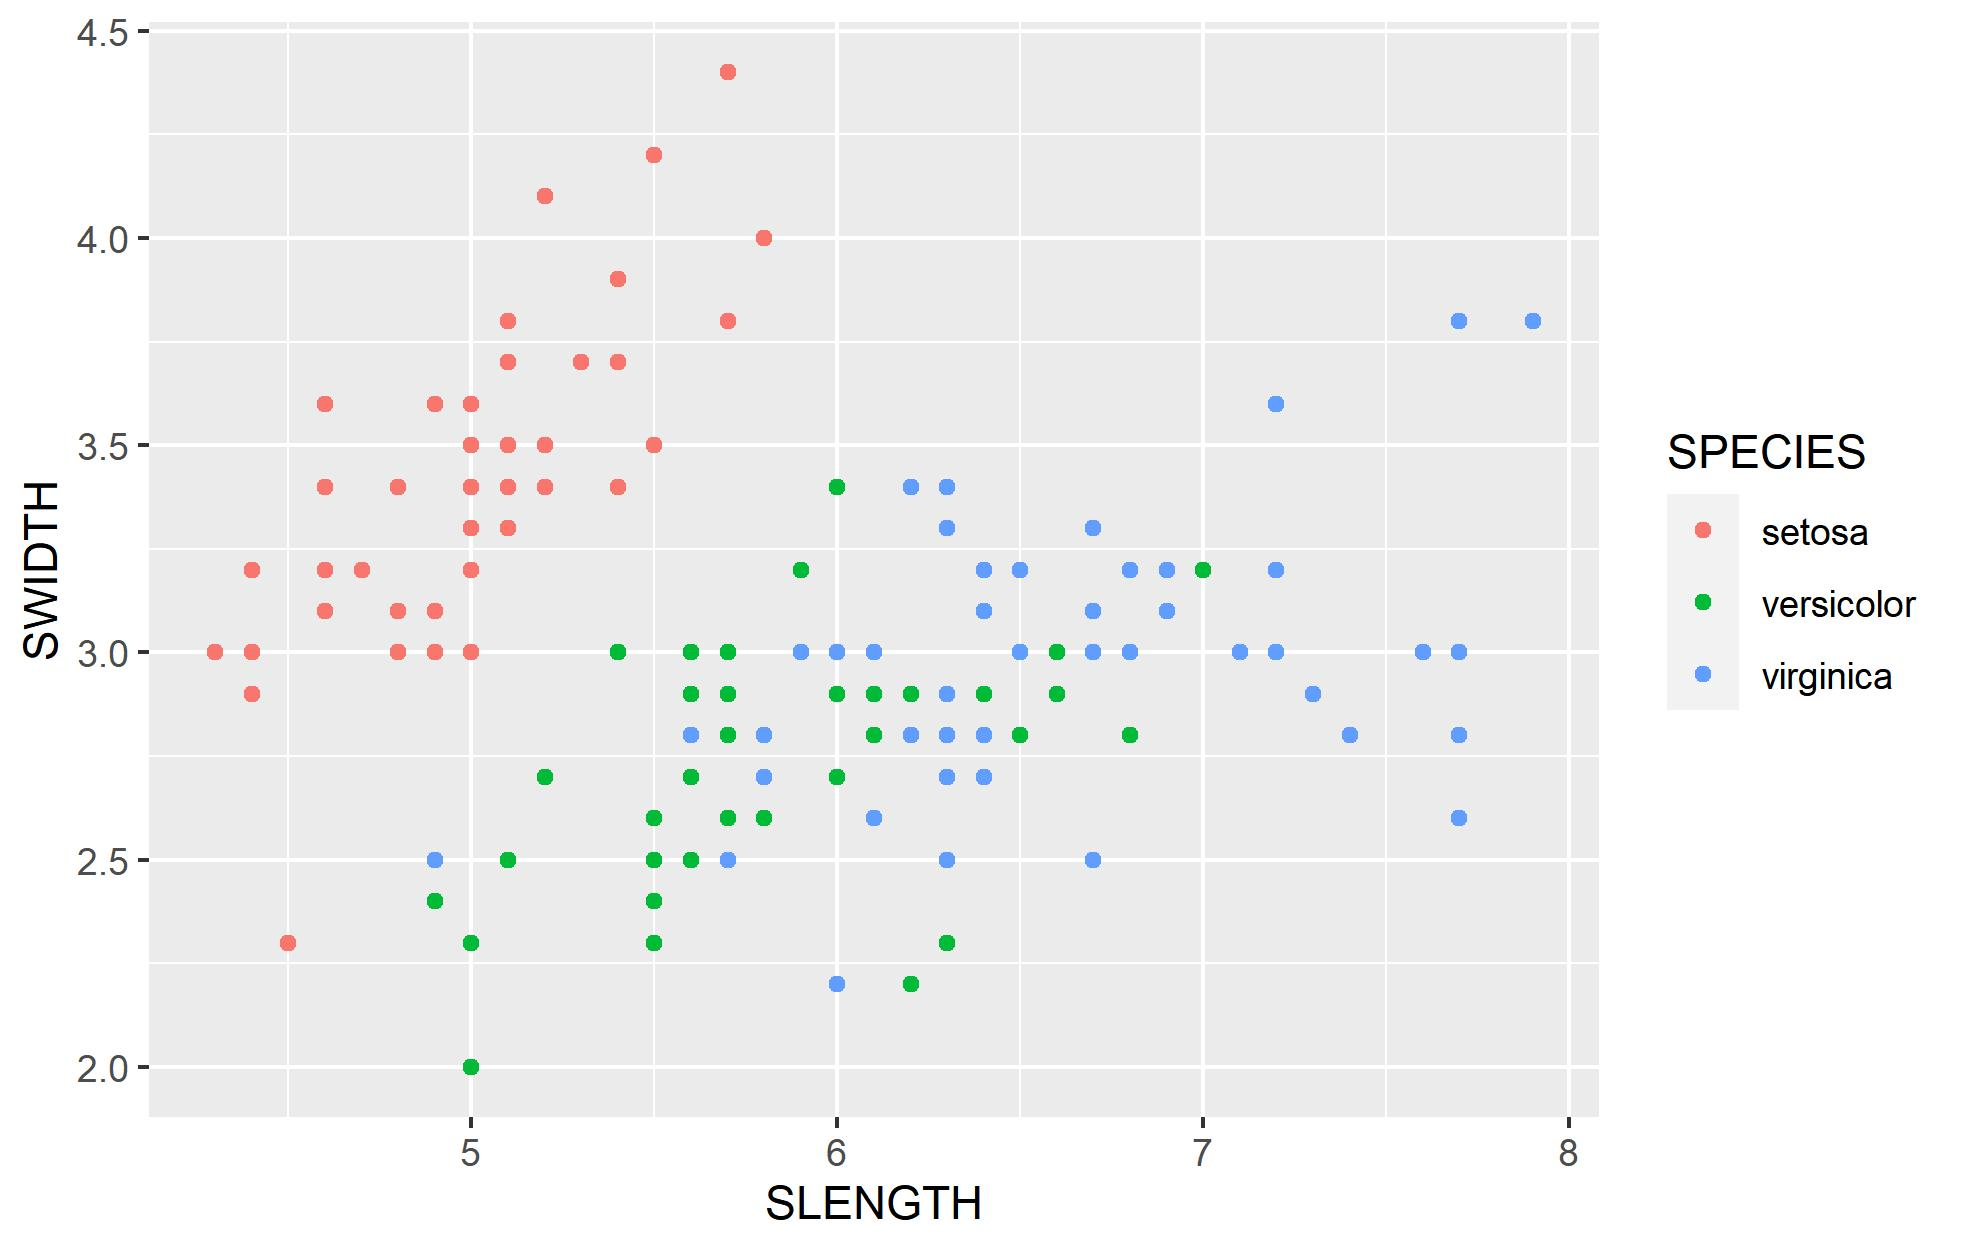

Reproduce this figure in R.
View(iris)
iris
# 방법 1
dbWriteTable(conn,"IRIS",data.frame(SLENTH=iris$Sepal.Length, 
                                    SWIDTH=iris$Sepal.Width, 
                                    PLENTH=iris$Petal.Length, 
                                    PWIDTH=iris$Petal.Width, 
                                    SPECIES=iris$Species))

iris2<-dbGetQuery(conn, "SELECT * FROM IRIS")

dbSendUpdate(conn,"ALTER TABLE IRIS RENAME COLUMN SLENTH TO SLENGTH")

library(ggplot2)

draw1<-ggplot(iris2, aes(x=SLENGTH, y=SWIDTH, color=SPECIES))+geom_point()
ggsave("db1.png")
draw2<-ggplot(iris2, aes(x=PLENTH, y=PWIDTH, color=SPECIES))+geom_point()
ggsave("db2.png")
